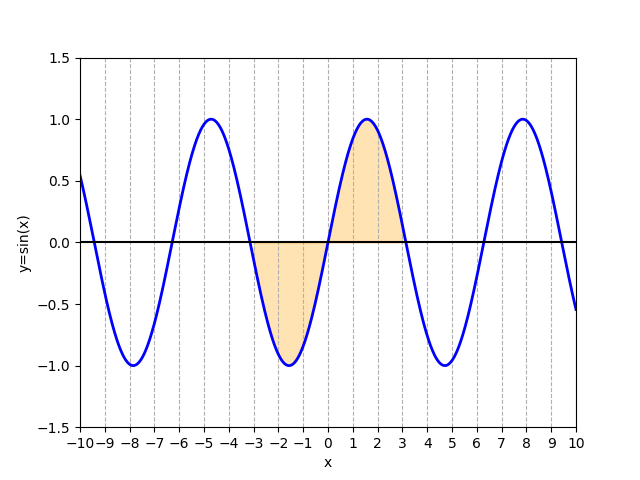

Write the Python code that produced this figure.
import numpy as np
import matplotlib.pyplot as plt

# Definieren Sie den Bereich für x
x = np.linspace(-10, 10, 1000)

# Berechnen Sie y
y = np.sin(x)

# Erstellen Sie die Figur und die Achsen
fig, ax = plt.subplots()

# Zeichnen Sie die Sinusfunktion
ax.plot(x, y, 'b', linewidth=2)

# Hervorheben der Fläche unter der Kurve im Bereich von -3 bis 3
ix = np.where((-3 <= x) & (x <= 3))
ax.fill_between(x[ix], y[ix], color='orange', alpha=0.3)

# Zeichnen Sie eine durchgehende schwarze Linie bei y=0
ax.axhline(0, color='black')

# Fügen Sie "Spikes" bei den auf der x-Achse angegebenen Werten hinzu
ax.set_xticks(np.arange(-10, 11, 1))
ax.grid(True, which='both', axis='x', linestyle='--')

# Setzen Sie die Grenzen und die Beschriftungen der Achsen
ax.set_xlim([-10, 10])
ax.set_ylim([-1.5, 1.5])
ax.set_xlabel('x')
ax.set_ylabel('y=sin(x)')

# Zeigen Sie das Diagramm
plt.show()
